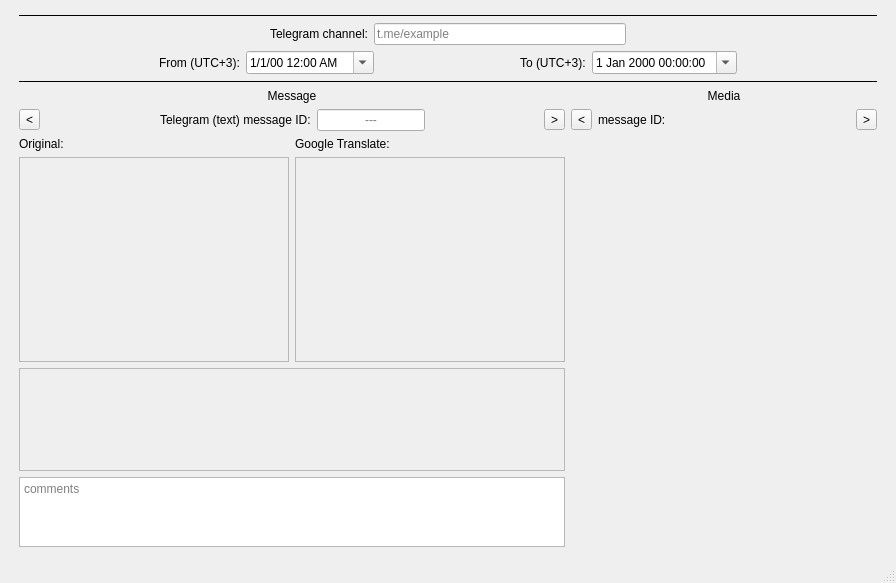
<?xml version="1.0" encoding="UTF-8"?>
<ui version="4.0">
 <class>MainWindow</class>
 <widget class="QMainWindow" name="MainWindow">
  <property name="geometry">
   <rect>
    <x>0</x>
    <y>0</y>
    <width>896</width>
    <height>583</height>
   </rect>
  </property>
  <property name="windowTitle">
   <string>MainWindow</string>
  </property>
  <widget class="QWidget" name="centralwidget">
   <layout class="QVBoxLayout" name="verticalLayout_2">
    <item>
     <layout class="QGridLayout" name="Main_layout" rowstretch="0,0,0,0,0,0,0,10,5,2" columnstretch="0,0,5">
      <property name="leftMargin">
       <number>10</number>
      </property>
      <property name="topMargin">
       <number>5</number>
      </property>
      <property name="rightMargin">
       <number>10</number>
      </property>
      <property name="bottomMargin">
       <number>5</number>
      </property>
      <item row="7" column="0">
       <widget class="QScrollArea" name="orig_scroll">
        <property name="minimumSize">
         <size>
          <width>270</width>
          <height>0</height>
         </size>
        </property>
        <property name="frameShadow">
         <enum>QFrame::Sunken</enum>
        </property>
        <property name="widgetResizable">
         <bool>true</bool>
        </property>
        <property name="alignment">
         <set>Qt::AlignLeading|Qt::AlignLeft|Qt::AlignTop</set>
        </property>
        <widget class="QWidget" name="scrollAreaWidgetContents_2">
         <property name="geometry">
          <rect>
           <x>0</x>
           <y>0</y>
           <width>268</width>
           <height>145</height>
          </rect>
         </property>
        </widget>
       </widget>
      </item>
      <item row="4" column="2" rowspan="6">
       <layout class="QVBoxLayout" name="media_layout" stretch="0,0,5">
        <item>
         <widget class="QLabel" name="media_lbl">
          <property name="text">
           <string>Media</string>
          </property>
          <property name="alignment">
           <set>Qt::AlignCenter</set>
          </property>
         </widget>
        </item>
        <item>
         <layout class="QHBoxLayout" name="media_info_layout">
          <item>
           <widget class="QToolButton" name="prev_media_btn">
            <property name="text">
             <string>&lt;</string>
            </property>
           </widget>
          </item>
          <item>
           <widget class="QLabel" name="media_id_lbl">
            <property name="text">
             <string>message ID:</string>
            </property>
           </widget>
          </item>
          <item>
           <widget class="QLabel" name="media_id">
            <property name="text">
             <string/>
            </property>
           </widget>
          </item>
          <item>
           <widget class="QToolButton" name="next_media_btn">
            <property name="text">
             <string>&gt;</string>
            </property>
           </widget>
          </item>
         </layout>
        </item>
        <item>
         <widget class="QStackedWidget" name="media_box">
          <property name="currentIndex">
           <number>1</number>
          </property>
          <widget class="QWidget" name="label">
           <layout class="QVBoxLayout" name="verticalLayout">
            <item>
             <widget class="QLabel" name="label_2">
              <property name="text">
               <string/>
              </property>
             </widget>
            </item>
           </layout>
          </widget>
          <widget class="Media_Player" name="movie"/>
         </widget>
        </item>
       </layout>
      </item>
      <item row="4" column="0" colspan="2">
       <widget class="QLabel" name="msg_lbl">
        <property name="text">
         <string>Message</string>
        </property>
        <property name="alignment">
         <set>Qt::AlignCenter</set>
        </property>
       </widget>
      </item>
      <item row="3" column="0" colspan="3">
       <widget class="Line" name="line">
        <property name="styleSheet">
         <string notr="true"/>
        </property>
        <property name="frameShadow">
         <enum>QFrame::Plain</enum>
        </property>
        <property name="orientation">
         <enum>Qt::Horizontal</enum>
        </property>
       </widget>
      </item>
      <item row="6" column="1">
       <widget class="QLabel" name="trans_lbl">
        <property name="text">
         <string>Google Translate:</string>
        </property>
       </widget>
      </item>
      <item row="8" column="0" colspan="2">
       <widget class="QScrollArea" name="tag_scroll_area">
        <property name="horizontalScrollBarPolicy">
         <enum>Qt::ScrollBarAlwaysOff</enum>
        </property>
        <property name="widgetResizable">
         <bool>true</bool>
        </property>
        <widget class="QWidget" name="scrollAreaWidgetContents_3">
         <property name="geometry">
          <rect>
           <x>0</x>
           <y>0</y>
           <width>548</width>
           <height>77</height>
          </rect>
         </property>
         <layout class="QGridLayout" name="gridLayout_2"/>
        </widget>
       </widget>
      </item>
      <item row="2" column="0" colspan="3">
       <layout class="QHBoxLayout" name="date_rng_layout">
        <item>
         <spacer name="left_date_rng_spacer">
          <property name="orientation">
           <enum>Qt::Horizontal</enum>
          </property>
          <property name="sizeHint" stdset="0">
           <size>
            <width>40</width>
            <height>20</height>
           </size>
          </property>
         </spacer>
        </item>
        <item>
         <widget class="QLabel" name="date_from_lbl">
          <property name="maximumSize">
           <size>
            <width>16777215</width>
            <height>25</height>
           </size>
          </property>
          <property name="text">
           <string>From (UTC+3):</string>
          </property>
         </widget>
        </item>
        <item>
         <widget class="QDateTimeEdit" name="date_from">
          <property name="displayFormat">
           <string>M/d/yy h:mm AP</string>
          </property>
          <property name="calendarPopup">
           <bool>true</bool>
          </property>
         </widget>
        </item>
        <item>
         <spacer name="center_date_rng_spacer">
          <property name="orientation">
           <enum>Qt::Horizontal</enum>
          </property>
          <property name="sizeHint" stdset="0">
           <size>
            <width>40</width>
            <height>20</height>
           </size>
          </property>
         </spacer>
        </item>
        <item>
         <widget class="QLabel" name="date_to_lbl">
          <property name="maximumSize">
           <size>
            <width>16777215</width>
            <height>25</height>
           </size>
          </property>
          <property name="text">
           <string>To (UTC+3):</string>
          </property>
         </widget>
        </item>
        <item>
         <widget class="QDateTimeEdit" name="date_to">
          <property name="calendarPopup">
           <bool>true</bool>
          </property>
         </widget>
        </item>
        <item>
         <spacer name="right_date_rng_spacer">
          <property name="orientation">
           <enum>Qt::Horizontal</enum>
          </property>
          <property name="sizeHint" stdset="0">
           <size>
            <width>40</width>
            <height>20</height>
           </size>
          </property>
         </spacer>
        </item>
       </layout>
      </item>
      <item row="6" column="0">
       <widget class="QLabel" name="orig_lbl">
        <property name="text">
         <string>Original:</string>
        </property>
       </widget>
      </item>
      <item row="7" column="1">
       <widget class="QScrollArea" name="trans_scroll">
        <property name="minimumSize">
         <size>
          <width>270</width>
          <height>0</height>
         </size>
        </property>
        <property name="widgetResizable">
         <bool>true</bool>
        </property>
        <property name="alignment">
         <set>Qt::AlignLeading|Qt::AlignLeft|Qt::AlignTop</set>
        </property>
        <widget class="QWidget" name="scrollAreaWidgetContents">
         <property name="geometry">
          <rect>
           <x>0</x>
           <y>0</y>
           <width>268</width>
           <height>145</height>
          </rect>
         </property>
        </widget>
       </widget>
      </item>
      <item row="5" column="0" colspan="2">
       <layout class="QHBoxLayout" name="msg_info_layout" stretch="0,10,0,0,10,0">
        <item>
         <widget class="QToolButton" name="prev_msg_btn">
          <property name="text">
           <string>&lt;</string>
          </property>
         </widget>
        </item>
        <item>
         <spacer name="horizontalspacer1_msginfo">
          <property name="orientation">
           <enum>Qt::Horizontal</enum>
          </property>
          <property name="sizeHint" stdset="0">
           <size>
            <width>40</width>
            <height>20</height>
           </size>
          </property>
         </spacer>
        </item>
        <item>
         <widget class="QLabel" name="msg_ids_lbl">
          <property name="text">
           <string>Telegram (text) message ID:</string>
          </property>
         </widget>
        </item>
        <item>
         <widget class="QLineEdit" name="msg_id">
          <property name="alignment">
           <set>Qt::AlignCenter</set>
          </property>
          <property name="placeholderText">
           <string>---</string>
          </property>
         </widget>
        </item>
        <item>
         <spacer name="horizontalspacer3_msginfo">
          <property name="orientation">
           <enum>Qt::Horizontal</enum>
          </property>
          <property name="sizeHint" stdset="0">
           <size>
            <width>40</width>
            <height>20</height>
           </size>
          </property>
         </spacer>
        </item>
        <item>
         <widget class="QToolButton" name="next_msg_btn">
          <property name="text">
           <string>&gt;</string>
          </property>
         </widget>
        </item>
       </layout>
      </item>
      <item row="1" column="0" colspan="3">
       <layout class="QHBoxLayout" name="chnl_layout">
        <item>
         <spacer name="left_chnl_spacer">
          <property name="orientation">
           <enum>Qt::Horizontal</enum>
          </property>
          <property name="sizeHint" stdset="0">
           <size>
            <width>40</width>
            <height>20</height>
           </size>
          </property>
         </spacer>
        </item>
        <item>
         <widget class="QLabel" name="chnl_lbl">
          <property name="maximumSize">
           <size>
            <width>16777215</width>
            <height>25</height>
           </size>
          </property>
          <property name="text">
           <string>Telegram channel:</string>
          </property>
         </widget>
        </item>
        <item>
         <widget class="QLineEdit" name="chnl">
          <property name="styleSheet">
           <string notr="true"/>
          </property>
          <property name="placeholderText">
           <string>t.me/example</string>
          </property>
         </widget>
        </item>
        <item>
         <spacer name="right_chnl_spacer">
          <property name="orientation">
           <enum>Qt::Horizontal</enum>
          </property>
          <property name="sizeHint" stdset="0">
           <size>
            <width>40</width>
            <height>20</height>
           </size>
          </property>
         </spacer>
        </item>
       </layout>
      </item>
      <item row="9" column="0" colspan="2">
       <widget class="QPlainTextEdit" name="comment_box">
        <property name="maximumBlockCount">
         <number>0</number>
        </property>
        <property name="placeholderText">
         <string>comments</string>
        </property>
       </widget>
      </item>
      <item row="0" column="0" colspan="3">
       <widget class="Line" name="line_2">
        <property name="styleSheet">
         <string notr="true"/>
        </property>
        <property name="frameShadow">
         <enum>QFrame::Plain</enum>
        </property>
        <property name="orientation">
         <enum>Qt::Horizontal</enum>
        </property>
       </widget>
      </item>
     </layout>
    </item>
   </layout>
  </widget>
  <widget class="QMenuBar" name="menubar">
   <property name="geometry">
    <rect>
     <x>0</x>
     <y>0</y>
     <width>896</width>
     <height>22</height>
    </rect>
   </property>
  </widget>
  <widget class="QStatusBar" name="statusbar"/>
  <action name="actionSettings">
   <property name="text">
    <string>Settings</string>
   </property>
  </action>
 </widget>
 <customwidgets>
  <customwidget>
   <class>Media_Player</class>
   <extends>QWidget</extends>
   <header>Main.h</header>
   <container>1</container>
  </customwidget>
 </customwidgets>
 <resources/>
 <connections/>
</ui>
